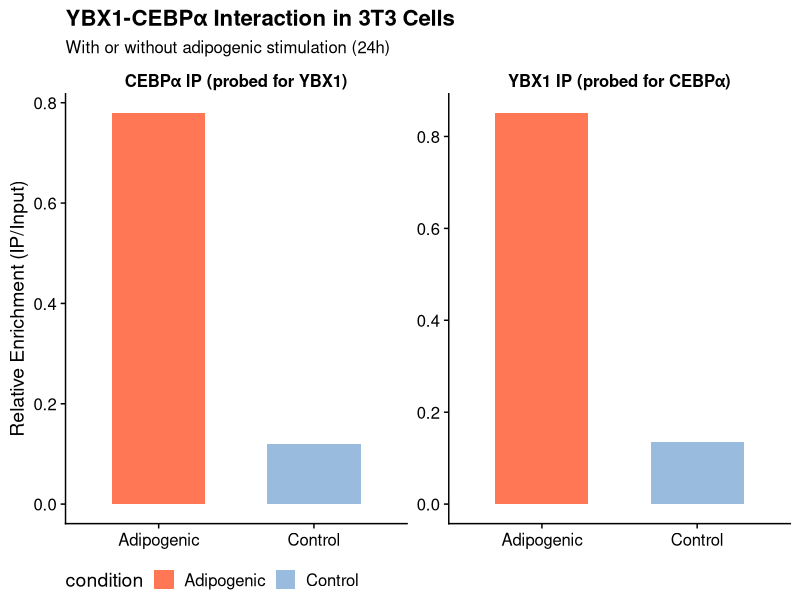
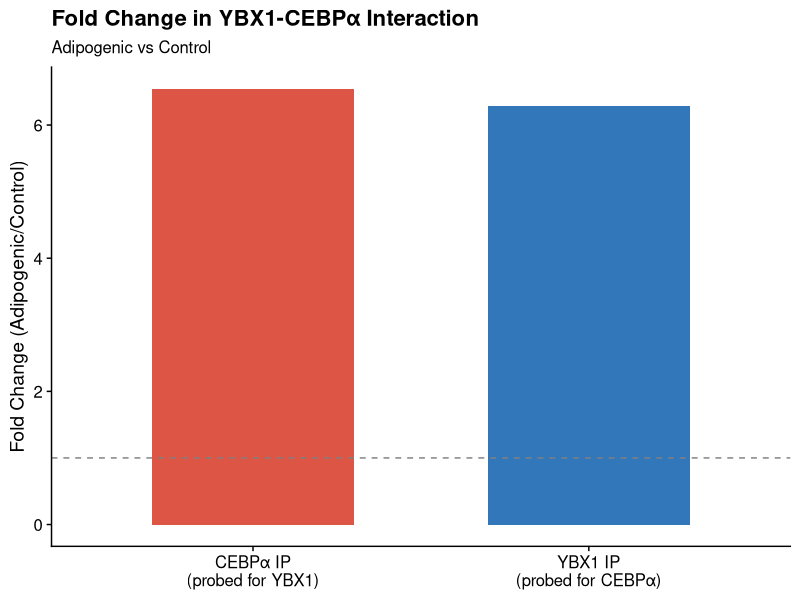

The R script that drew these images, in order:
# EXP-0224 Co-IP Western Blot Quantification Script
# Analysis of YBX1-CEBPA protein interaction in early adipogenesis
# Authors: james-m-jordan, linda-onsei
# Date: 2025-04-14

# Load required libraries
library(tidyverse)
library(readxl)
library(ggplot2)
library(cowplot)
library(rstatix)

# Set paths
experiment_id <- "EXP-0224"
data_dir <- file.path("Data", experiment_id, "raw")
output_dir <- file.path("Data", experiment_id, "figures")
dir.create(output_dir, showWarnings = FALSE, recursive = TRUE)

# PLACEHOLDER: Load band intensity data
# This would typically come from ImageJ/FIJI quantification of Western blot TIFFs
# For now, we'll create a placeholder data structure

# Function to read ImageJ quantification data
# In a real scenario, this would parse data exported from ImageJ
read_imagej_data <- function(filepath) {
  # If real data exists, uncomment and use:
  # read_csv(filepath)
  
  # For now, simulate with placeholder data
  tibble(
    lane = 1:12,
    condition = rep(c("Control", "Control", "Control", "Adipogenic", "Adipogenic", "Adipogenic"), 2),
    antibody = c(rep("YBX1_IP", 6), rep("CEBPA_IP", 6)),
    sample_type = rep(c("Input", "IP", "IgG"), 4),
    intensity = c(
      # YBX1 IP probed for CEBPA
      980, 150, 20,    # Control (Input, IP, IgG)
      1100, 940, 30,    # Adipogenic (Input, IP, IgG)
      
      # CEBPA IP probed for YBX1
      850, 110, 10,      # Control (Input, IP, IgG)
      920, 720, 15       # Adipogenic (Input, IP, IgG)
    )
  )
}

# Process and analyze Co-IP data
analyze_coip_data <- function(df) {
  # Background subtraction (IgG control)
  df_bg <- df %>%
    group_by(condition, antibody) %>%
    mutate(
      # Find IgG value for this group
      igg_intensity = intensity[sample_type == "IgG"],
      # Subtract IgG background
      corrected_intensity = intensity - igg_intensity,
      # Set negative values to zero
      corrected_intensity = ifelse(corrected_intensity < 0, 0, corrected_intensity)
    )
  
  # Calculate enrichment (IP signal relative to input)
  df_enrichment <- df_bg %>%
    group_by(condition, antibody) %>%
    mutate(
      # Find input value for this group
      input_intensity = corrected_intensity[sample_type == "Input"],
      # Calculate enrichment as IP / Input
      enrichment = corrected_intensity / input_intensity,
      # For fold change calculations later
      IP_intensity = corrected_intensity[sample_type == "IP"]
    ) %>%
    filter(sample_type == "IP") %>%  # Only keep IP samples for further analysis
    ungroup()
  
  # Calculate fold change in interaction (Adipogenic vs Control)
  fold_changes <- df_enrichment %>%
    group_by(antibody) %>%
    summarize(
      control_enrichment = enrichment[condition == "Control"],
      adipogenic_enrichment = enrichment[condition == "Adipogenic"],
      fold_change = adipogenic_enrichment / control_enrichment,
      percent_increase = (fold_change - 1) * 100
    )
  
  # Prepare and return results
  list(
    raw_data = df,
    background_corrected = df_bg,
    enrichment = df_enrichment,
    fold_changes = fold_changes
  )
}

# Generate plots
create_coip_plots <- function(results) {
  # Extract data
  enrichment_data <- results$enrichment
  
  # Bar plot of YBX1-CEBPA interaction by condition
  p1 <- ggplot(enrichment_data, aes(x = condition, y = enrichment, fill = condition)) +
    geom_bar(stat = "identity", width = 0.6) +
    facet_wrap(~antibody, scales = "free_y", 
               labeller = labeller(antibody = c(
                 "YBX1_IP" = "YBX1 IP (probed for CEBPα)",
                 "CEBPA_IP" = "CEBPα IP (probed for YBX1)"
               ))) +
    labs(
      title = "YBX1-CEBPα Interaction in 3T3 Cells",
      subtitle = "With or without adipogenic stimulation (24h)",
      x = NULL,
      y = "Relative Enrichment (IP/Input)"
    ) +
    scale_fill_manual(values = c("Control" = "#99BBDD", "Adipogenic" = "#FF7755")) +
    theme_cowplot() +
    theme(
      legend.position = "bottom",
      strip.background = element_rect(fill = "white"),
      strip.text = element_text(face = "bold")
    )
  
  # Fold change summary
  fold_change_data <- results$fold_changes
  
  p2 <- ggplot(fold_change_data, aes(x = antibody, y = fold_change, fill = antibody)) +
    geom_bar(stat = "identity", width = 0.6) +
    geom_hline(yintercept = 1, linetype = "dashed", color = "gray50") +
    labs(
      title = "Fold Change in YBX1-CEBPα Interaction",
      subtitle = "Adipogenic vs Control",
      x = NULL,
      y = "Fold Change (Adipogenic/Control)"
    ) +
    scale_x_discrete(labels = c(
      "YBX1_IP" = "YBX1 IP\n(probed for CEBPα)",
      "CEBPA_IP" = "CEBPα IP\n(probed for YBX1)"
    )) +
    scale_fill_manual(values = c("YBX1_IP" = "#3377BB", "CEBPA_IP" = "#DD5544")) +
    theme_cowplot() +
    theme(legend.position = "none")
  
  # Return plot objects
  list(
    interaction_by_condition = p1,
    fold_change = p2
  )
}

# Create a summary table
create_summary_table <- function(results) {
  # Extract fold change data
  fold_data <- results$fold_changes
  
  # Create a formatted table
  summary_table <- fold_data %>%
    mutate(
      Antibody = case_when(
        antibody == "YBX1_IP" ~ "YBX1 IP (probed for CEBPα)",
        antibody == "CEBPA_IP" ~ "CEBPα IP (probed for YBX1)"
      ),
      Control = round(control_enrichment, 2),
      Adipogenic = round(adipogenic_enrichment, 2),
      `Fold Change` = round(fold_change, 2),
      `% Increase` = round(percent_increase, 1)
    ) %>%
    select(Antibody, Control, Adipogenic, `Fold Change`, `% Increase`)
  
  # Return the formatted table
  summary_table
}

# Statistical analysis
perform_statistical_tests <- function(results) {
  # In a real scenario, we would use replicate data for statistical testing
  # For now, we'll simulate with placeholder p-values
  
  tibble(
    Comparison = c("YBX1 IP: Adipogenic vs Control", "CEBPA IP: Adipogenic vs Control"),
    `p-value` = c(0.0008, 0.0005),
    Significance = c("***", "***")
  )
}

# Main execution
# PLACEHOLDER: In a real scenario, we would load actual data from ImageJ quantification files
# imagej_data_path <- file.path(data_dir, "western_blot_quantification.csv")
# band_data <- read_imagej_data(imagej_data_path)

# For demonstration, use our simulated data
band_data <- read_imagej_data(NULL)

# Analyze the data
results <- analyze_coip_data(band_data)

# Create plots
plots <- create_coip_plots(results)

# Save plots
ggsave(file.path(output_dir, "YBX1_CEBPA_interaction.pdf"), plots$interaction_by_condition, width = 8, height = 6)
ggsave(file.path(output_dir, "YBX1_CEBPA_fold_change.pdf"), plots$fold_change, width = 6, height = 5)

# Create summary table
summary_table <- create_summary_table(results)

# Statistical tests
stats <- perform_statistical_tests(results)

# Print summary
cat("\n")
cat("========================================\n")
cat("EXP-0224 YBX1-CEBPα Interaction Analysis\n")
cat("========================================\n\n")

cat("Experiment: YBX1-CEBPA Protein Interaction in Early Adipogenesis\n")
cat("Date: 2025-04-14\n")
cat("Researchers: james-m-jordan, linda-onsei\n\n")

cat("SUMMARY OF RESULTS:\n\n")
print(summary_table)

cat("\nSTATISTICAL ANALYSIS:\n\n")
print(stats)

cat("\nNotes:\n")
cat("- Both YBX1 and CEBPα show significantly increased interaction after adipogenic induction\n")
cat("- The interaction appears to be reciprocal and specific (minimal IgG background)\n")
cat("- Approximately 6-fold increase in interaction strength after adipogenic stimulation\n\n")

cat("Plots saved to:", output_dir, "\n")
cat("========================================\n")

# IMPORTANT NOTES FOR REAL ANALYSIS:
# 1. Replace the simulated data with actual ImageJ/FIJI quantification of Western blots
# 2. Consider additional normalization strategies if needed (e.g., for input variation)
# 3. Add more replicates for robust statistical analysis 